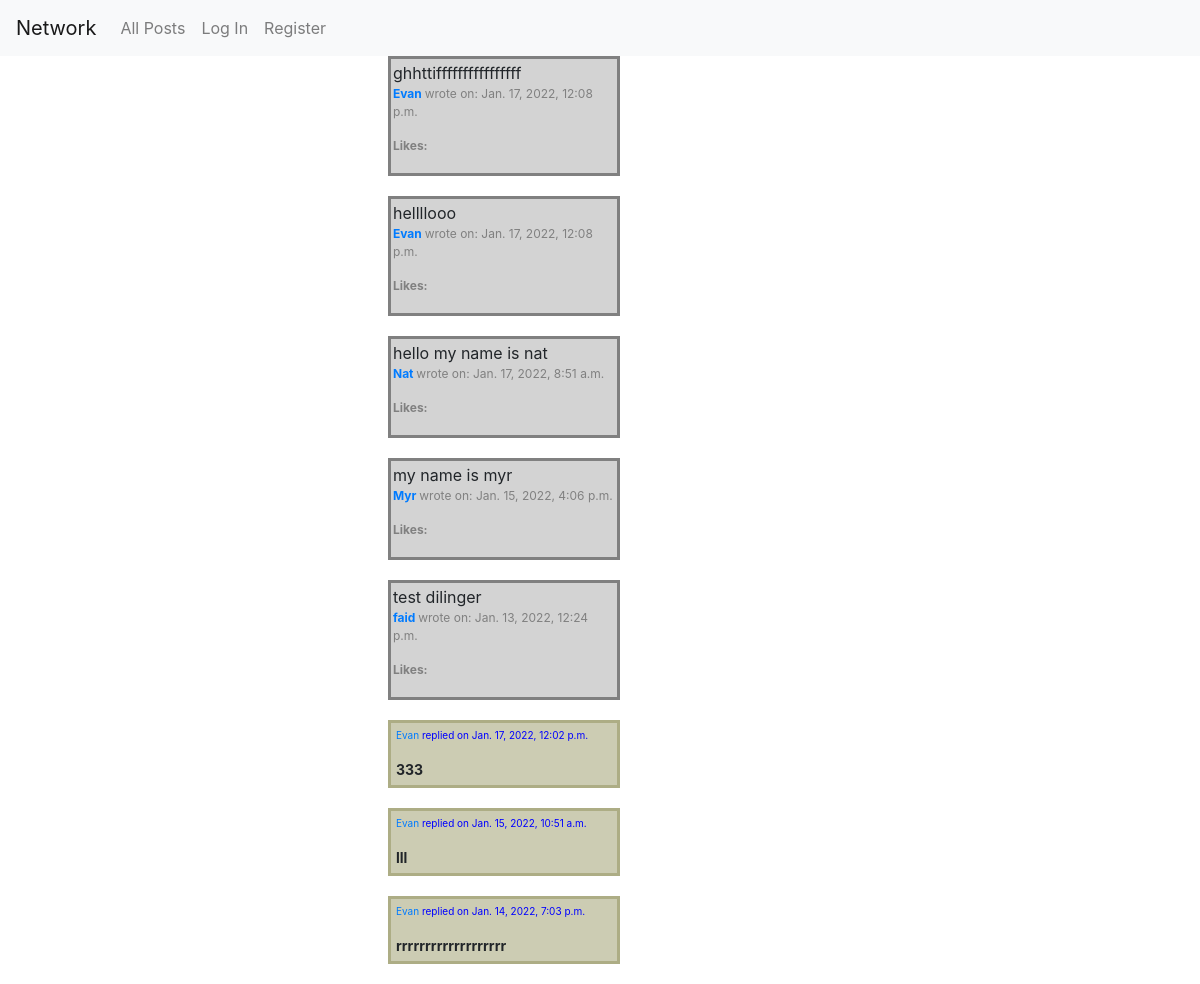
The page / on the database its author committed.
### network/models.py (models this page shows, shortened)
class Mypost(models.Model):
    description=models.CharField(max_length=300)
    created_date=models.DateTimeField(default=now, editable=False)
    owner=models.ForeignKey(User, on_delete=models.CASCADE, null="TRUE", blank="TRUE")
    likes = models.ManyToManyField(User, blank="TRUE", related_name="likers")
    objects = MypostManager()

class User(AbstractUser):
    email=models.EmailField(max_length=254)
    date_joined = models.DateTimeField(default=timezone.now)
    following = models.ManyToManyField("User", blank="TRUE", related_name="followers")
    def __str__(self):
        return f"{self.username}"

class Reply(models.Model):
    reply_txt=models.CharField(max_length=150, blank="True")
    mypost_reply=models.ForeignKey(Mypost, on_delete=models.CASCADE, null="TRUE", blank="TRUE")
    created_date=models.DateTimeField(default=now, editable=False)
    lists = models.ManyToManyField(Mypost, blank="TRUE", related_name="replies")  # post_reply
    owner = models.ForeignKey(User, on_delete=models.CASCADE, null="TRUE", blank="TRUE")
    objects = ReplyManager()
    class Meta:
        ordering = ['-created_date']
    def __str__(self):
        return f"{self.reply_txt}"

### network/views.py (the view, shortened to what this page needs)
# urls.py: path("", views.index, name="index"),
def index(request):
    all_posts=Mypost.objects.order_by('-created_date')
    created_date = timezone.now()
    owner = request.user
    replies = Reply.objects.order_by('-created_date')
    if request.method == "POST" and "load_post" in request.POST:
        post_to_load_id = request.POST.get("post_to_load_id")
        post_to_load = Mypost.objects.get(pk=post_to_load_id)
        return render(request, "network/post.html", {"post_to_load": post_to_load, "like_list":like_list})
    else:
        return render(request, "network/index.html",
                      {"all_posts": all_posts, "replies": replies})

### network/templates/network/index.html (shortened to what this page needs)
{% extends "network/layout.html" %}
{% load static %}
{% block body %}
{% for post in all_posts %}
<ul>
<div class="post">{{post.description}}
    <p style= "color:grey; font-size:12px;"> <strong><a href="{% url 'profile' post.owner_id %}" > {{post.owner}} </strong></a> wrote on: {{post.created_date}} </p>
    <p style= "color:grey; font-size:12px;"> <strong>Likes:{{post.no_of_likes}}</strong>
</div>
</ul>
{% for rep in post.replies.all %}
 <ul>
        <div class="replies" ><p style= "color:blue; font-size:10px;"><a href="{% url "profile" rep.owner_id %}">{{rep.owner}}</a>
            replied on {{rep.created_date}}</p> <strong>{{rep}} </strong> </div>
</ul>
{% endfor %}
    </div>
{% endfor %}
{% endblock %}

### network/static/network/styles.css (style rules this page uses)
.post { border: 3px solid grey; background-color: lightgrey; font-size: 16px; min-height: 100px; width: 20%; padding: 2px; margin-bottom:20px; position: relative; left: 30%; }
.replies { border: 3px solid #adad85; background-color: #ccccb3; font-size: 14px; min-height: 10px; width: 20%; padding: 5px; margin-bottom:20px; position: relative; overflow: visible; left: 30%; }

### rows shown on the page
Mypost: description "ghhttiffffffffffffffff", owner "Evan", created_date "Jan. 17, 2022, 12:08 p.m."
Mypost: description "hellllooo", owner "Evan", created_date "Jan. 17, 2022, 12:08 p.m."
Mypost: description "hello my name is nat", owner "Nat", created_date "Jan. 17, 2022, 8:51 a.m."
Mypost: description "my name is myr", owner "Myr", created_date "Jan. 15, 2022, 4:06 p.m."
Mypost: description "test dilinger", owner "faid", created_date "Jan. 13, 2022, 12:24 p.m."
Reply: owner "Evan", created_date "Jan. 17, 2022, 12:02 p.m.", reply_txt "333"
Reply: owner "Evan", created_date "Jan. 15, 2022, 10:51 a.m.", reply_txt "lll"
Reply: owner "Evan", created_date "Jan. 14, 2022, 7:03 p.m.", reply_txt "rrrrrrrrrrrrrrrrrrr"
